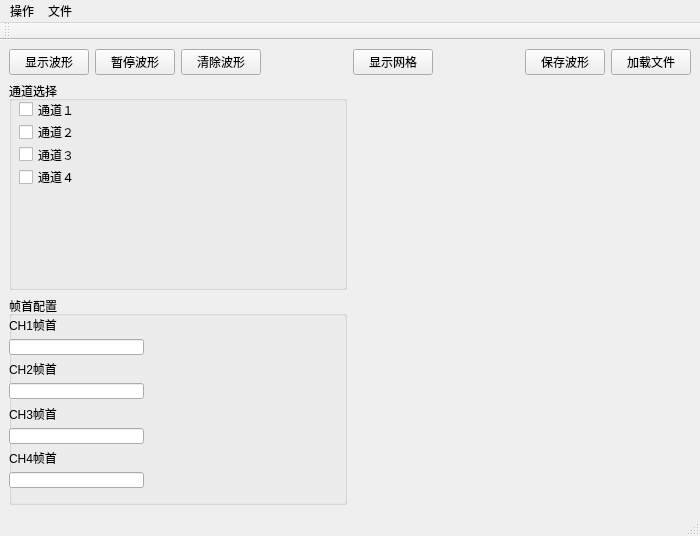
<?xml version="1.0" encoding="UTF-8"?>
<ui version="4.0">
 <class>ShowWave</class>
 <widget class="QMainWindow" name="ShowWave">
  <property name="geometry">
   <rect>
    <x>0</x>
    <y>0</y>
    <width>700</width>
    <height>536</height>
   </rect>
  </property>
  <property name="windowTitle">
   <string>MainWindow</string>
  </property>
  <property name="windowIcon">
   <iconset>
    <normalon>:/images/wave.png</normalon>
   </iconset>
  </property>
  <widget class="QWidget" name="centralwidget">
   <layout class="QVBoxLayout" name="verticalLayout_4">
    <item>
     <layout class="QHBoxLayout" name="horizontalLayout">
      <item>
       <widget class="QPushButton" name="showWaveBtn">
        <property name="text">
         <string>显示波形</string>
        </property>
       </widget>
      </item>
      <item>
       <widget class="QPushButton" name="pauseWaveBtn">
        <property name="text">
         <string>暂停波形</string>
        </property>
       </widget>
      </item>
      <item>
       <widget class="QPushButton" name="clearWaveBtn">
        <property name="text">
         <string>清除波形</string>
        </property>
       </widget>
      </item>
      <item>
       <spacer name="horizontalSpacer">
        <property name="orientation">
         <enum>Qt::Horizontal</enum>
        </property>
        <property name="sizeHint" stdset="0">
         <size>
          <width>40</width>
          <height>20</height>
         </size>
        </property>
       </spacer>
      </item>
      <item>
       <widget class="QPushButton" name="drawGridBtn">
        <property name="text">
         <string>显示网格</string>
        </property>
       </widget>
      </item>
      <item>
       <spacer name="horizontalSpacer_2">
        <property name="orientation">
         <enum>Qt::Horizontal</enum>
        </property>
        <property name="sizeHint" stdset="0">
         <size>
          <width>40</width>
          <height>20</height>
         </size>
        </property>
       </spacer>
      </item>
      <item>
       <widget class="QPushButton" name="saveWaveBtn">
        <property name="text">
         <string>保存波形</string>
        </property>
       </widget>
      </item>
      <item>
       <widget class="QPushButton" name="loadFileBtn">
        <property name="text">
         <string>加载文件</string>
        </property>
       </widget>
      </item>
     </layout>
    </item>
    <item>
     <layout class="QHBoxLayout" name="horizontalLayout_2">
      <item>
       <layout class="QVBoxLayout" name="verticalLayout_2">
        <item>
         <widget class="QGroupBox" name="groupBoxChSelect">
          <property name="title">
           <string>通道选择</string>
          </property>
          <widget class="QWidget" name="layoutWidget">
           <property name="geometry">
            <rect>
             <x>10</x>
             <y>20</y>
             <width>61</width>
             <height>84</height>
            </rect>
           </property>
           <layout class="QVBoxLayout" name="verticalLayout">
            <item>
             <widget class="QCheckBox" name="ch1CheckBox">
              <property name="text">
               <string>通道１</string>
              </property>
             </widget>
            </item>
            <item>
             <widget class="QCheckBox" name="ch2CheckBox">
              <property name="text">
               <string>通道２</string>
              </property>
             </widget>
            </item>
            <item>
             <widget class="QCheckBox" name="ch3CheckBox">
              <property name="text">
               <string>通道３</string>
              </property>
             </widget>
            </item>
            <item>
             <widget class="QCheckBox" name="ch4CheckBox">
              <property name="text">
               <string>通道４</string>
              </property>
             </widget>
            </item>
           </layout>
          </widget>
         </widget>
        </item>
        <item>
         <widget class="QGroupBox" name="groupBoxFrameConfig">
          <property name="title">
           <string>帧首配置</string>
          </property>
          <widget class="QWidget" name="layoutWidget">
           <property name="geometry">
            <rect>
             <x>0</x>
             <y>20</y>
             <width>135</width>
             <height>172</height>
            </rect>
           </property>
           <layout class="QVBoxLayout" name="verticalLayout_3">
            <item>
             <widget class="QLabel" name="label_1">
              <property name="text">
               <string>CH1帧首</string>
              </property>
             </widget>
            </item>
            <item>
             <widget class="QLineEdit" name="frame_ch1"/>
            </item>
            <item>
             <widget class="QLabel" name="label_2">
              <property name="text">
               <string>CH2帧首</string>
              </property>
             </widget>
            </item>
            <item>
             <widget class="QLineEdit" name="frame_ch2"/>
            </item>
            <item>
             <widget class="QLabel" name="label_3">
              <property name="text">
               <string>CH3帧首</string>
              </property>
             </widget>
            </item>
            <item>
             <widget class="QLineEdit" name="frame_ch3"/>
            </item>
            <item>
             <widget class="QLabel" name="label_4">
              <property name="text">
               <string>CH4帧首</string>
              </property>
             </widget>
            </item>
            <item>
             <widget class="QLineEdit" name="frame_ch4"/>
            </item>
           </layout>
          </widget>
         </widget>
        </item>
       </layout>
      </item>
      <item>
       <widget class="QwtPlot" name="wavePlot"/>
      </item>
     </layout>
    </item>
   </layout>
  </widget>
  <widget class="QMenuBar" name="menubar">
   <property name="geometry">
    <rect>
     <x>0</x>
     <y>0</y>
     <width>700</width>
     <height>23</height>
    </rect>
   </property>
   <widget class="QMenu" name="menu">
    <property name="title">
     <string>操作</string>
    </property>
    <addaction name="actionShow"/>
    <addaction name="actionStop"/>
    <addaction name="actionClear"/>
   </widget>
   <widget class="QMenu" name="menu_2">
    <property name="title">
     <string>文件</string>
    </property>
    <addaction name="actionSave"/>
    <addaction name="actionOpen"/>
   </widget>
   <addaction name="menu"/>
   <addaction name="menu_2"/>
  </widget>
  <widget class="QStatusBar" name="statusbar"/>
  <widget class="QToolBar" name="toolBar">
   <property name="windowTitle">
    <string>toolBar</string>
   </property>
   <attribute name="toolBarArea">
    <enum>TopToolBarArea</enum>
   </attribute>
   <attribute name="toolBarBreak">
    <bool>false</bool>
   </attribute>
  </widget>
  <action name="actionShow">
   <property name="text">
    <string>&amp;Show</string>
   </property>
   <property name="toolTip">
    <string>Show Wave</string>
   </property>
  </action>
  <action name="actionStop">
   <property name="text">
    <string>Stop</string>
   </property>
   <property name="toolTip">
    <string>Stop show wave</string>
   </property>
  </action>
  <action name="actionClear">
   <property name="text">
    <string>Clear</string>
   </property>
   <property name="toolTip">
    <string>Clear old wave</string>
   </property>
  </action>
  <action name="actionSave">
   <property name="text">
    <string>Save</string>
   </property>
  </action>
  <action name="actionOpen">
   <property name="text">
    <string>Open</string>
   </property>
  </action>
 </widget>
 <customwidgets>
  <customwidget>
   <class>QwtPlot</class>
   <extends>QFrame</extends>
   <header>qwt_plot.h</header>
   <container>1</container>
  </customwidget>
 </customwidgets>
 <resources/>
 <connections/>
</ui>
